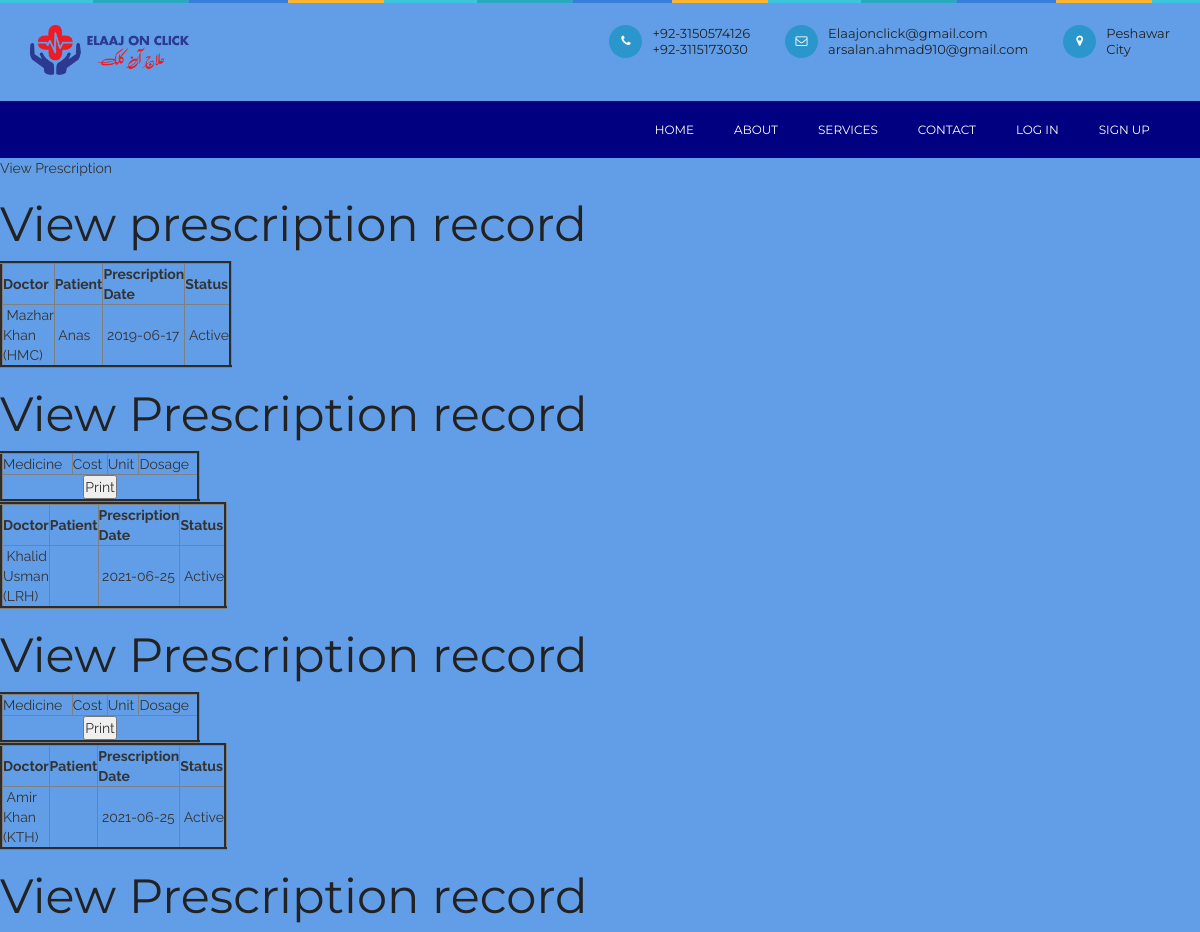
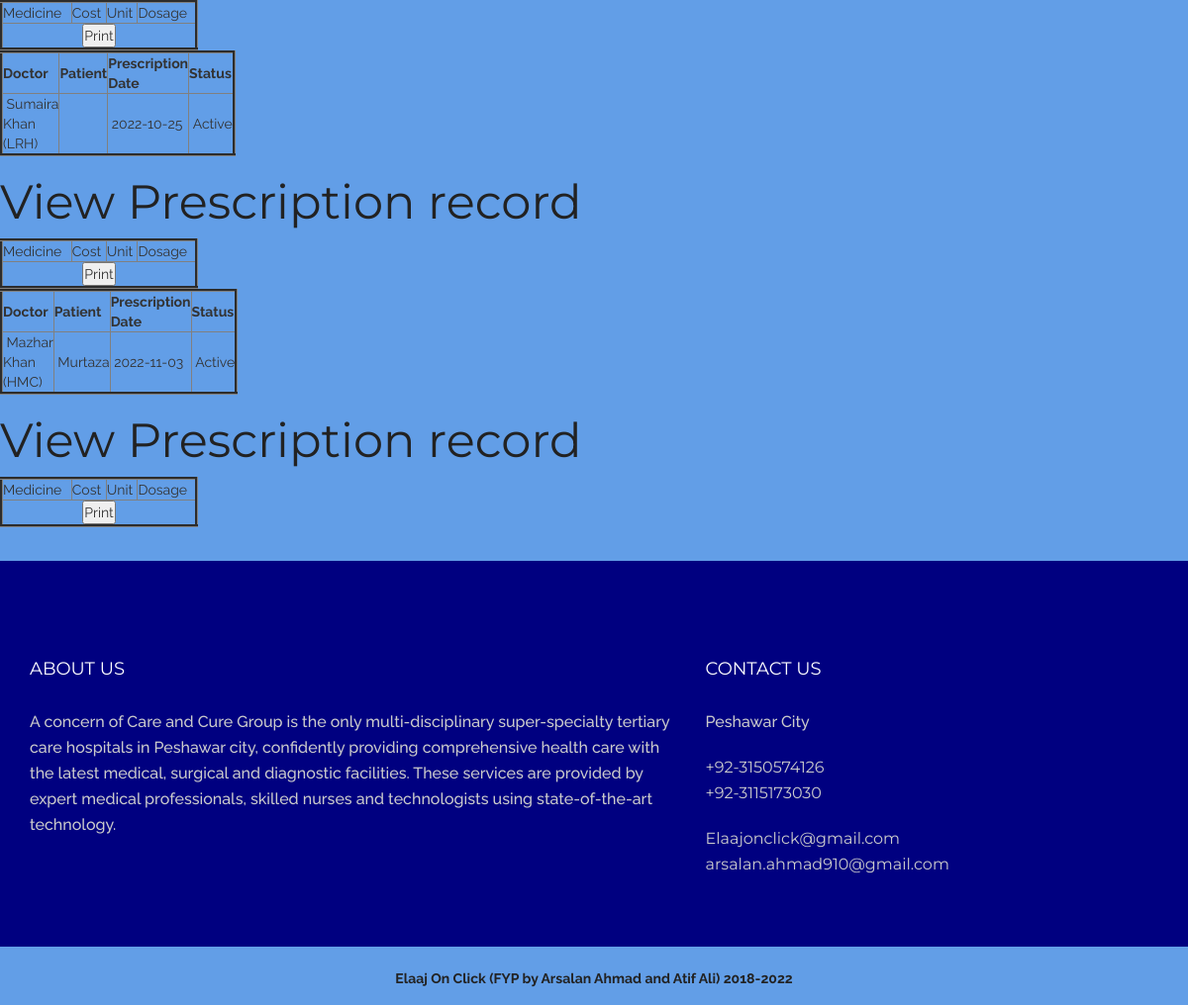
Screenshot of /viewprescription.php with the database file from the repository (2 pictures, top to bottom).
### tables this page shows
CREATE TABLE `prescription` (
  `prescriptionid` int(10) NOT NULL,
  `treatment_records_id` int(10) NOT NULL,
  `doctorid` int(10) NOT NULL,
  `patientid` int(10) NOT NULL,
  `delivery_type` varchar(10) NOT NULL COMMENT 'Delivered through appointment or online order',
  `delivery_id` int(10) NOT NULL COMMENT 'appointmentid or orderid',
  `prescriptiondate` date NOT NULL,
  `status` varchar(10) NOT NULL,
  `appointmentid` int(10) NOT NULL
);

CREATE TABLE `doctor` (
  `doctorid` int(10) NOT NULL,
  `doctorname` varchar(50) NOT NULL,
  `mobileno` varchar(15) NOT NULL,
  `departmentid` int(10) NOT NULL,
  `loginid` varchar(25) NOT NULL,
  `password` varchar(25) NOT NULL,
  `status` varchar(10) NOT NULL,
  `education` varchar(25) NOT NULL,
  `experience` float(11,1) NOT NULL,
  `consultancy_charge` float(10,2) NOT NULL
);

CREATE TABLE `patient` (
  `patientid` int(10) NOT NULL,
  `patientname` varchar(50) NOT NULL,
  `admissiondate` date NOT NULL,
  `admissiontime` time NOT NULL,
  `address` varchar(250) NOT NULL,
  `mobileno` varchar(15) NOT NULL,
  `city` varchar(25) NOT NULL,
  `pincode` varchar(20) NOT NULL,
  `loginid` varchar(50) NOT NULL,
  `password` varchar(25) NOT NULL,
  `bloodgroup` varchar(20) NOT NULL,
  `gender` varchar(10) NOT NULL,
  `dob` date NOT NULL,
  `status` varchar(10) NOT NULL
);

### viewprescription.php (the view, shortened to what this page needs)
<?php
include("header.php");
include("dbconnection.php");
?>
<div class="wrapper col2">
  <div id="breadcrumb">
    <ul>
      <li class="first">View Prescription</li></ul>
  </div>
</div>
<div class="wrapper col4">
  <div id="container">
    <h1>View prescription record</h1>
<?php
$sql ="SELECT * FROM prescription";
$qsql = mysqli_query($con,$sql);
while($rs = mysqli_fetch_array($qsql))
{
	$sqlpatient = "SELECT * FROM patient WHERE patientid='$rs[patientid]'";
	$qsqlpatient = mysqli_query($con,$sqlpatient);
	$rspatient = mysqli_fetch_array($qsqlpatient);
	$sqldoctor = "SELECT * FROM doctor WHERE doctorid='$rs[doctorid]'";
	$qsqldoctor = mysqli_query($con,$sqldoctor);
	$rsdoctor = mysqli_fetch_array($qsqldoctor);
?>
    <table width="200" border="3">
          <tbody>
            <tr>
              <td><strong>Doctor</strong></td>
              <td><strong>Patient</strong></td>
              <td><strong>Prescription Date</strong></td>
              <td><strong>Status</strong></td>
            </tr>
              <?php
            echo "<tr>
              <td>&nbsp;$rsdoctor[doctorname]</td>
              <td>&nbsp;$rspatient[patientname]</td>
               <td>&nbsp;$rs[prescriptiondate]</td>
            <td>&nbsp;$rs[status]</td>
            </tr>";
            ?>
          </tbody>
        </table>
      <h1>View Prescription record</h1>
        <table width="200" border="3">
          <tbody>
            <tr>
              <td>Medicine</td>
              <td>Cost</td>
              <td>Unit</td>
              <td>Dosage</td>
            </tr>
            <tr>
              <td colspan="6"><div align="center">
                <input type="submit" name="print" id="print" value="Print" onclick="myFunction()"/>
              </div></td>
              </tr>
          </tbody>
        </table>
<?php
}
?>        <p>&nbsp;</p>
  </div>
</div>
<?php
include("footer.php");
?>

### header.php (shortened to what this page needs)
<!doctype html>
<html class="no-js" lang="en">
<head>
<link rel="stylesheet" type="text/css" href="rs-plugin/css/settings.css" media="screen" />
<link rel="stylesheet" href="css/ionicons.min.css">
<link rel="stylesheet" href="css/bootstrap.min.css">
<link rel="stylesheet" href="css/font-awesome.min.css">
<link rel="stylesheet" href="css/main.css">
<link rel="stylesheet" href="css/style.css">
<link rel="stylesheet" href="css/responsive.css">
<link rel="stylesheet" href="sweetalert2.min.css">
</head>
<body>
  <header class="header-style-2">
    <div class="container">
      <div class="logo"> <a href="index.html"><img src="images/our_logo2.png" alt="" style="height: 51px;"></a> </div>
      <div class="head-info">
        <ul>
          <li> <i class="fa fa-phone"></i>
            <p>+92-3150574126<br>
            +92-3115173030</p>
          </li>
          <li> <i class="fa fa-envelope-o"></i>
            <p>Elaajonclick@gmail.com<br>
            arsalan.ahmad910@gmail.com
              </p>
          </li>
          <li> <i class="fa fa-map-marker"></i>
            <p>
             Peshawar<br>City</p>
          </li>
        </ul>
      </div>
    </div>
    <nav class="navbar ownmenu">
      <div class="container">
        <div class="collapse navbar-collapse navbar-right" id="nav-open-btn">
          <ul class="nav">
            <li> <a href="index.php">Home </a></li>
            <li><a href="about.php">About</a></li>
            <li><a href="Services.php">Services</a></li>
            <li><a href="contact.php">Contact </a></li>
            <li class="dropdown"> <a href="#" class="dropdown-toggle" data-toggle="dropdown">Log In </a>
            </li>
            <li class="dropdown"> <a href="#" class="dropdown-toggle" data-toggle="dropdown">Sign Up </a>
            </li>
          </ul>
        </div>
      </div>
    </nav>
  </header>

### footer.php (shortened to what this page needs)
  <footer class="footer-2">
    <div class="container">
      <div class="row">
        <div class="col-sm-7">
          <h6>About Us</h6>
          <div class="about-foot">
            <p>A concern of Care and Cure Group is the only multi-disciplinary super-specialty tertiary care hospitals in Peshawar city, confidently providing comprehensive health care with the latest medical, surgical and diagnostic facilities. These services are provided by expert medical professionals, skilled nurses and technologists using state-of-the-art technology. </p>
          </div>
        </div>
        <div class="col-sm-5">
          <div class="con-info">
            <h6>Contact Us</h6>
            <p>Peshawar City</p>
            <ul>
              <li class="mobile">
                <p>+92-3150574126</p>
                <p>+92-3115173030</p>
              </li>
              <li class="email">
                <p>Elaajonclick@gmail.com</p>
                <p>arsalan.ahmad910@gmail.com</p>              </li>
            </ul>
          </div>
        </div>
      </div>
    </div>
  </footer>
  <div class="rights style-2">
    <div class="container">
      <p><b>Elaaj On Click (FYP by Arsalan Ahmad and Atif Ali) 2018-2022</b></p>
    </div>
  </div>
</body>
</html>

### css/style.css (style rules this page uses)
* { margin: 0px; padding: 0px; }
body { background: #629ee7; font-weight: normal; position: relative; font-size: 14px; font-family: "Raleway", sans-serif; }
h1, h2, h3, h4, h5, h6 { font-weight: normal; color: #222222; font-family: "Montserrat", sans-serif; }
h1 { font-size: 48px; }
h6 { font-size: 14px; }
p { color: #222222 ; font-size: 16px; letter-spacing: 0px; line-height: 24px; font-weight: 500; text-rendering: optimizeLegibility; }
a { -webkit-transition: all 0.4s ease-in-out; -moz-transition: all 0.4s ease-in-out; -o-transition: all 0.4s ease-in-out; -ms-transition: all 0.4s ease-in-out; transition: all 0.4s ease-in-out; text-decoration: none !important; }
img { -webkit-transition: 0.4s ease-in-out; -moz-transition: 0.4s ease-in-out; -ms-transition: 0.4s ease-in-out; -o-transition: 0.4s ease-in-out; transition: 0.4s ease-in-out; display: inline-block !important; }
a { text-decoration: none; color: #141414; }
header { width: 100%; z-index: 999; background: none; padding: 0px 0; position: relative; padding-top: 30px; position: relative; background: #000080 url(../images/hr-bar.jpg) repeat-x; padding: 25px 0; }
header .container { position: relative; }
header .navbar { border: none; margin: 0px; position: static; padding: 0px; border-radius: 0px; text-align: center; float: right; min-height: inherit; }
header .nav { padding: 0px; margin: 0px; }
header .logo { float: left; position: relative; -webkit-transition: 0.2s ease-in-out; -moz-transition: 0.2s ease-in-out; -ms-transition: 0.2s ease-in-out; -o-transition: 0.2s ease-in-out; transition: 0.2s ease-in-out; }
header .logo img { z-index: 3; position: relative; }
header .navbar { display: inline-block; -webkit-transition: 0.2s ease-in-out; -moz-transition: 0.2s ease-in-out; -ms-transition: 0.2s ease-in-out; -o-transition: 0.2s ease-in-out; transition: 0.2s ease-in-out; }
header .navbar li { display: inline-block; margin: 0; position: relative; }
header .navbar li a { font-size: 13px; font-family: "Montserrat", sans-serif; font-weight: 400; padding: 10px 15px; letter-spacing: 0px; text-transform: uppercase; }
.navbar-collapse { padding: 0px; float: left; }
.ownmenu { float: left; }
header .navbar li a:before { position: absolute; left: 0px; bottom: 0px; height: 100%; width: 0px; background: #629ee7; content: ""; z-index: -1; -webkit-transition: 0.2s ease-in-out; -moz-transition: 0.2s ease-in-out; -ms-transition: 0.2s ease-in-out; -o-transition: 0.2s ease-in-out; transition: 0.2s ease-in-out; }
.header-style-2 { position: relative; background: url(../images/hr-bar.jpg) repeat-x; padding-top: 25px; }
.head-info { float: right; }
.head-info li { list-style: none; display: inline-block; float: left; margin-left: 35px; }
.head-info li i { height: 33px; width: 33px; border-radius: 50%; display: table-cell; vertical-align: top; background: #2b96cc; text-align: center; line-height: 33px; color: #fff; margin-right: 10px; float: left; margin-top: 0px; font-size: 12px; }
.head-info li p { font-weight: 400; font-size: 13px; line-height: 16px; display: table-cell; font-family: "Montserrat", sans-serif; }
.header-style-2 .navbar li a { text-transform: uppercase; padding: 20px; float: left; color: #fff; font-size: 12px; }
.header-style-2 { left: 0px; width: 100%; }
.header-style-2 .navbar { width: 100%; margin-top: 25px; }
.header-style-2 .navbar li:nth-child(1) { margin-left: 0px; }
.header-style-2 .navbar { background: #000080; }
footer { background: #000080; position: relative; z-index: 99; }
footer p { color: #757575; }
footer ul li { margin-bottom: 20px; }
footer li { list-style: none; }
.rights { background: #1b1b1b; text-align: center; padding: 20px 0; }
.rights p { margin: 0px; }
footer p { color: #cbcbcb; line-height: 26px; }
.rights { background: #fcb532; padding: 20px 0; padding-bottom: 15px; }
.rights p { margin-bottom: 0px; font-size: 14px; }
.footer-2 { padding: 100px 0; padding-bottom: 50px; }
.footer-2 h6 { color: #fff; text-transform: uppercase; font-weight: 400; margin: 0px; font-size: 18px; margin-bottom: 30px; }
.con-info li p { font-family: "Montserrat", sans-serif; margin-bottom: 0px; font-weight: 400; }
.con-info li { list-style: none; margin-top: 20px; }
.rights.style-2 { text-align: center; background: #629ee7; }
.rights.style-2 p { font-size: 14px; }

### rows the page displays
prescription: doctorid.doctorname "Mazhar Khan (HMC)", patientid.patientname "Anas", prescriptiondate "2019-06-17", status "Active"
prescription: doctorid.doctorname "Khalid Usman (LRH)", prescriptiondate "2021-06-25", status "Active"
prescription: doctorid.doctorname "Amir Khan (KTH)", prescriptiondate "2021-06-25", status "Active"
prescription: doctorid.doctorname "Sumaira Khan (LRH)", prescriptiondate "2022-10-25", status "Active"
prescription: doctorid.doctorname "Mazhar Khan (HMC)", patientid.patientname "Murtaza", prescriptiondate "2022-11-03", status "Active"
